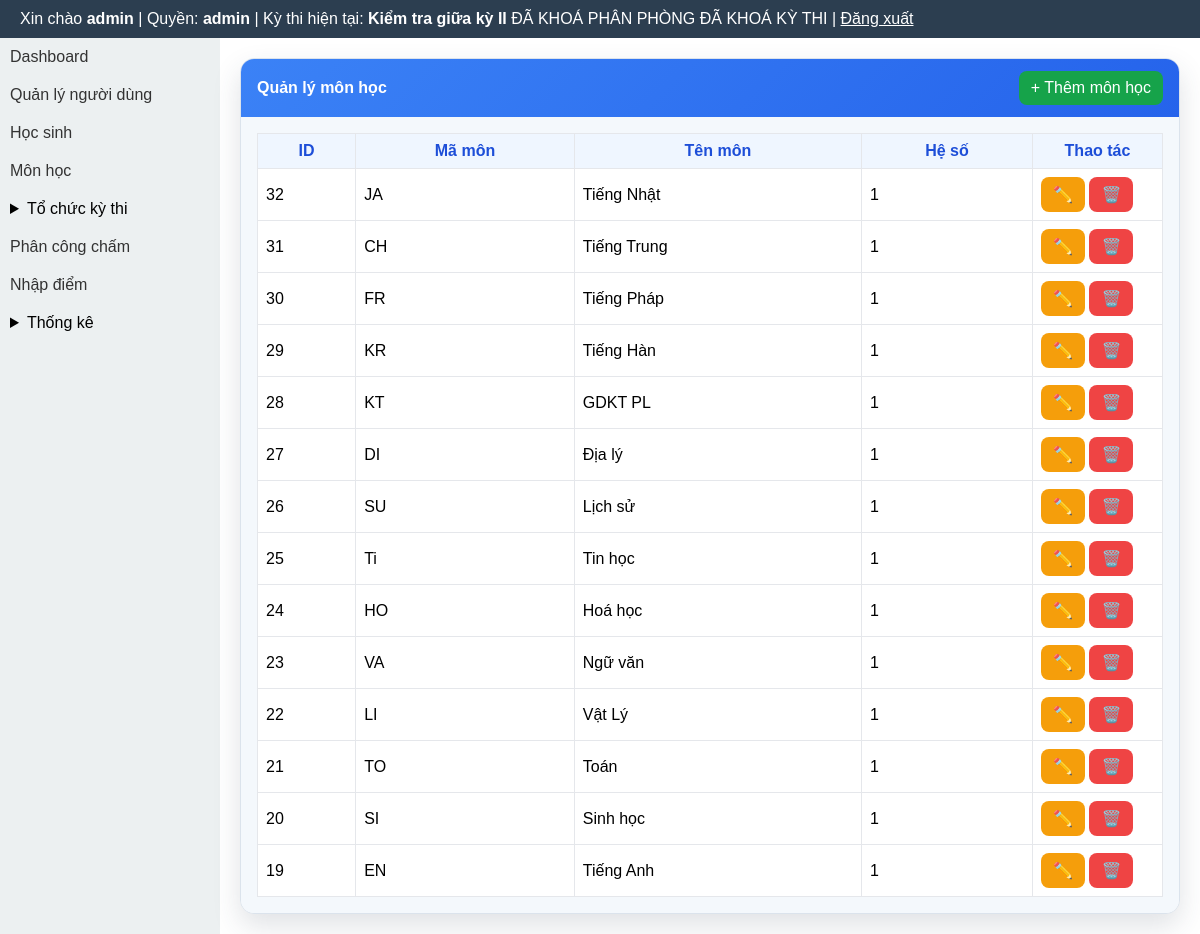
Page /modules/subjects/index.php (signed in) on the committed database.
### tables this page shows
CREATE TABLE exams (
  id INTEGER PRIMARY KEY AUTOINCREMENT,
  ten_ky_thi TEXT,
  nam INTEGER,
  ngay_thi TEXT
, distribution_locked INTEGER DEFAULT 0, rooms_locked INTEGER DEFAULT 0, exam_locked INTEGER DEFAULT 0, deleted_at TEXT, is_default INTEGER DEFAULT 0, exam_mode INTEGER DEFAULT 1, scoring_closed INTEGER DEFAULT 0, is_locked INTEGER DEFAULT 0, is_score_entry_locked INTEGER DEFAULT 0, is_score_published INTEGER DEFAULT 0);

CREATE TABLE subjects (
  id INTEGER PRIMARY KEY AUTOINCREMENT,
  ma_mon TEXT UNIQUE,
  ten_mon TEXT,
  he_so REAL
);

### layout/header.php (called while the page is built, shortened)
<?php
require_once BASE_PATH . '/templates/header.php';

### core/auth.php (called while the page is built, shortened)
<?php
function normalize_role(?string $role): string {
    $normalized = strtolower(trim((string) $role));
    return match ($normalized) {
        'score_entry', 'score-input', 'score_input', 'nhapdiem', 'nhap_diem' => 'scorer',
        'exam_manager', 'quanlythi', 'exam-manager' => 'organizer',
        default => $normalized,
    };
}
function current_user_role(): string {
    $sessionRole = $_SESSION['role'] ?? null;
    if (is_string($sessionRole) && trim($sessionRole) !== '') {
        return normalize_role($sessionRole);
    }
    $userRole = $_SESSION['user']['role'] ?? null;
    return normalize_role(is_string($userRole) ? $userRole : '');
}

### modules/exams/exam_context_helper.php (called while the page is built, shortened)
<?php
function ensureExamLockColumns(PDO $pdo): void
{
    $cols = array_column($pdo->query('PRAGMA table_info(exams)')->fetchAll(PDO::FETCH_ASSOC), 'name');
}
function getCurrentExam(): ?array
{
    global $pdo;
    $cols = array_column($pdo->query('PRAGMA table_info(exams)')->fetchAll(PDO::FETCH_ASSOC), 'name');
    $hasDeletedAt = in_array('deleted_at', $cols, true);
    $activeWhere = $hasDeletedAt ? '(deleted_at IS NULL OR trim(deleted_at) = "")' : '1=1';
    $defaultStmt = $pdo->query('SELECT * FROM exams WHERE ' . $activeWhere . ' AND is_default = 1 ORDER BY id DESC LIMIT 1');
    $defaultExam = $defaultStmt ? $defaultStmt->fetch(PDO::FETCH_ASSOC) : false;
    if (is_array($defaultExam)) {
        return $defaultExam;
    }
}
function getCurrentExamInfo(): ?array
{
    $exam = getCurrentExam();
    global $pdo;
    ensureExamLockColumns($pdo);
    return [
        'id' => (int) ($exam['id'] ?? 0),
        'ten_ky_thi' => (string) ($exam['ten_ky_thi'] ?? ''),
        'distribution_locked' => (int) ($exam['distribution_locked'] ?? 0),
        'rooms_locked' => (int) ($exam['rooms_locked'] ?? 0),
        'exam_locked' => (int) ($exam['exam_locked'] ?? 0),
    ];
}

### modules/subjects/index.php (the view, shortened to what this page needs)
<?php
require_once BASE_PATH . '/core/auth.php';
require_once BASE_PATH . '/core/db.php';
$stmt = $pdo->query('SELECT id, ma_mon, ten_mon, he_so FROM subjects ORDER BY id DESC');
$subjects = $stmt->fetchAll(PDO::FETCH_ASSOC);
require_once BASE_PATH . '/layout/header.php';
?>
<div class="subjects-layout">
    <?php require_once BASE_PATH . '/layout/sidebar.php'; ?>
    <div class="subjects-main">
        <div class="panel">
            <div class="panel-head">
                <strong>Quản lý môn học</strong>
                <a class="btn btn-success" href="<?= BASE_URL ?>/modules/subjects/create.php">+ Thêm môn học</a>
            </div>
            <div class="panel-body">
                <table>
                    <thead>
                        <tr>
                            <th>ID</th>
                            <th>Mã môn</th>
                            <th>Tên môn</th>
                            <th>Hệ số</th>
                            <th style="width:130px;">Thao tác</th>
                        </tr>
                    </thead>
                    <tbody>
                        <?php if (empty($subjects)): ?>
                            <tr><td colspan="5" style="text-align:center;">Chưa có môn học.</td></tr>
                        <?php else: ?>
                            <?php foreach ($subjects as $subject): ?>
                                <tr>
                                    <td><?= (int) $subject['id'] ?></td>
                                    <td><?= htmlspecialchars($subject['ma_mon'], ENT_QUOTES, 'UTF-8') ?></td>
                                    <td><?= htmlspecialchars($subject['ten_mon'], ENT_QUOTES, 'UTF-8') ?></td>
                                    <td><?= htmlspecialchars((string) $subject['he_so'], ENT_QUOTES, 'UTF-8') ?></td>
                                    <td>
                                        <a class="btn btn-warning" href="<?= BASE_URL ?>/modules/subjects/edit.php?id=<?= (int) $subject['id'] ?>" title="Sửa">✏️</a>
                                        <a class="btn btn-danger" href="<?= BASE_URL ?>/modules/subjects/delete.php?id=<?= (int) $subject['id'] ?>" title="Xóa">🗑️</a>
                                    </td>
                                </tr>
                            <?php endforeach; ?>
                        <?php endif; ?>
                    </tbody>
                </table>
            </div>
        </div>
    </div>
</div>
<?php require_once BASE_PATH . '/layout/footer.php'; ?>

### templates/header.php (shortened to what this page needs)
<?php
require_once BASE_PATH . '/core/auth.php';
$currentExamInfo = null;
$role = function_exists('current_user_role') ? current_user_role() : strtolower(trim((string) ($_SESSION['role'] ?? $_SESSION['user']['role'] ?? '')));
if (in_array($role, ['admin', 'organizer'], true)) {
    require_once BASE_PATH . '/core/db.php';
    require_once BASE_PATH . '/modules/exams/exam_context_helper.php';
    $currentExamInfo = getCurrentExamInfo();
}
$role = $role ?? (function_exists('current_user_role') ? current_user_role() : '');
$currentExamInfo = $currentExamInfo ?? null;
?>
<!DOCTYPE html>
<html lang="vi">
<head>
</head>
<body>
<div class="header">
    Xin chào <b><?= $_SESSION['user']['username'] ?></b>
    | Quyền: <b><?= htmlspecialchars((string) $role, ENT_QUOTES, 'UTF-8') ?></b>
    <?php if ($currentExamInfo !== null): ?>
        | Kỳ thi hiện tại: <b><?= htmlspecialchars((string) $currentExamInfo['ten_ky_thi'], ENT_QUOTES, 'UTF-8') ?></b>
        <?php if (($currentExamInfo['distribution_locked'] ?? 0) === 1 || ($currentExamInfo['rooms_locked'] ?? 0) === 1): ?>
            <span class="badge bg-danger">ĐÃ KHOÁ PHÂN PHÒNG</span>
        <?php endif; ?>
        <?php if (($currentExamInfo['exam_locked'] ?? 0) === 1): ?>
            <span class="badge bg-dark">ĐÃ KHOÁ KỲ THI</span>
        <?php endif; ?>
    <?php endif; ?>
    | <a href="<?= BASE_URL ?>/logout.php" style="color:#fff">Đăng xuất</a>
</div>

### templates/header.php (style rules this page uses)
* { box-sizing: border-box; }
body { margin:0; font-family: Arial; }
.header { background:#2c3e50; color:#fff; padding:10px 20px; }

### modules/subjects/index.php (style rules this page uses)
.subjects-layout { display:flex; align-items:stretch; width:100%; min-height:calc(100vh - 44px); }
.subjects-main { flex:1 1 auto; min-width:0; padding:20px; }
.panel { background:#fff; border:1px solid #dbe3ec; border-radius:14px; box-shadow:0 12px 28px rgba(44,62,80,.15); overflow:hidden; }
.panel-head { background:linear-gradient(135deg,#3b82f6,#2563eb); color:#fff; padding:12px 16px; display:flex; justify-content:space-between; align-items:center; }
.panel-body { background:#f4f8fc; padding:16px; }
.btn { display:inline-block; text-decoration:none; padding:8px 12px; border-radius:8px; color:#fff; border:none; cursor:pointer; }
.btn-success { background:#16a34a; }
.btn-warning { background:#f59e0b; }
.btn-danger { background:#ef4444; }
table { width:100%; border-collapse:collapse; background:#fff; }
th, td { border:1px solid #e5e7eb; padding:8px; }
th { background:#eff6ff; color:#1d4ed8; }

### rows in the picture
exams: ten_ky_thi "Kiểm tra giữa kỳ II"
subjects: id "32", ma_mon "JA", ten_mon "Tiếng Nhật", he_so "1"
subjects: id "31", ma_mon "CH", ten_mon "Tiếng Trung", he_so "1"
subjects: id "30", ma_mon "FR", ten_mon "Tiếng Pháp", he_so "1"
subjects: id "29", ma_mon "KR", ten_mon "Tiếng Hàn", he_so "1"
subjects: id "28", ma_mon "KT", ten_mon "GDKT PL", he_so "1"
subjects: id "27", ma_mon "DI", ten_mon "Địa lý", he_so "1"
subjects: id "26", ma_mon "SU", ten_mon "Lịch sử", he_so "1"
subjects: id "25", ma_mon "Ti", ten_mon "Tin học", he_so "1"
subjects: id "24", ma_mon "HO", ten_mon "Hoá học", he_so "1"
subjects: id "23", ma_mon "VA", ten_mon "Ngữ văn", he_so "1"
subjects: id "22", ma_mon "LI", ten_mon "Vật Lý", he_so "1"
subjects: id "21", ma_mon "TO", ten_mon "Toán", he_so "1"
subjects: id "20", ma_mon "SI", ten_mon "Sinh học", he_so "1"
subjects: id "19", ma_mon "EN", ten_mon "Tiếng Anh", he_so "1"

### other values in the picture
$_SESSION['user']['username'] "admin"
$role "admin"
